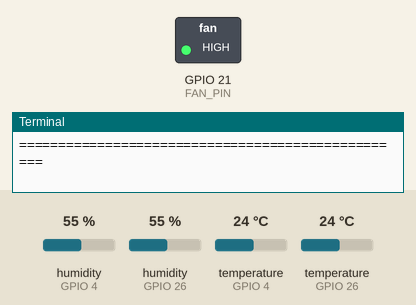
This program was run on a simulated Raspberry Pi (BCM pin numbers). Parts: switched loads named in the program (green lamp = pin HIGH), the last lines printed to the terminal. The inputs (shaded band) are chosen by the test bench; at power-on: humidity (sensors on GPIO 4, GPIO 26) 55 %, temperature (sensors on GPIO 26, GPIO 4) 24 °C. The clock reads 2024-03-15 10:24:30 at power-on unless the program sets it; web requests get an empty 200 reply after 0.4 s.

Above: at 1.2 s.
1.3 s: humidity (sensor on GPIO 4) set to 69 %
12.0 s: humidity (sensor on GPIO 4) set to 72 %
At 20.1 s:
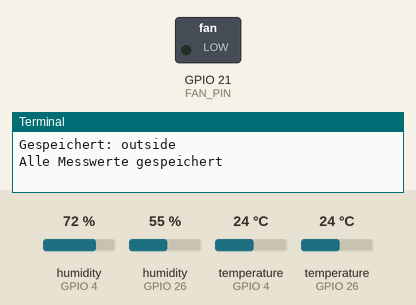
45.5 s: temperature (sensor on GPIO 26) set to 27.1 °C
At 53.1 s:
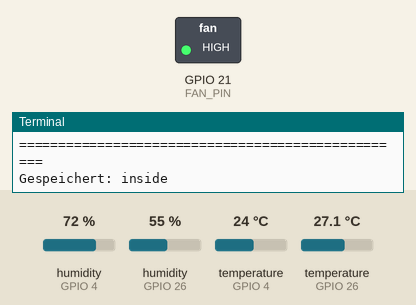
53.8 s: temperature (sensor on GPIO 26) set to 28.6 °C
Timing chart, 0 to 56.8 s (numbered marks = the images above; inputs shaded):
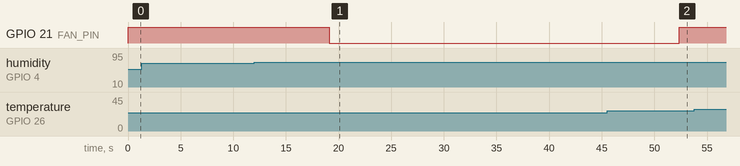

Measured:
- the behaviour switches between 70 and 71 % on humidity (sensor on GPIO 4) (found by bisection; images 0 and 1)
- after the input at 12.0 s, GPIO 21 (FAN_PIN): HIGH → LOW after 7.1 s
- after the input at 45.5 s, GPIO 21 (FAN_PIN): LOW → HIGH after 6.9 s

The program:

taupunktMitLuefter.py
```python
import math

import time

from datetime import datetime, timezone

import requests

import board

import adafruit_dht

import RPi.GPIO as GPIO

# ============================================================

# Backend Verbindung

# ============================================================

API_BASE_URL = "https://taupunkt-dashboard.onrender.com"

API_KEY = "uPjeeFqBfG/9V5ddXLzZ2pCCATf2Bc9JpbPvrO5t7hs="

MEASUREMENTS_API_URL = f"{API_BASE_URL}/api/measurements"

API_HEADERS = {

    "X-API-Key": API_KEY,

    "Content-Type": "application/json",

}

# ============================================================

# GPIO Pins

# ============================================================

INSIDE_PIN = board.D4

OUTSIDE_PIN = board.D26

FAN_PIN = 21

# ============================================================

# Logik

# ============================================================

DEWPOINT_DIFF_ON = 4.0

DEWPOINT_DIFF_OFF = 3.0

MEASUREMENT_INTERVAL_SECONDS = 5

SENSOR_DELAY_SECONDS = 2


def dew_point_c(temp_c: float, hum_percent: float) -> float:

    a = 17.62

    b = 243.12

    gamma = (a * temp_c) / (b + temp_c) + math.log(hum_percent / 100.0)

    return (b * gamma) / (a - gamma)


def plausible(temp_c: float, hum_percent: float) -> bool:

    return (-10.0 <= temp_c <= 60.0) and (1.0 <= hum_percent <= 100.0)


def save_measurement(

    device_id: str,

    measurement_location: str,

    temperature: float,

    humidity: float,

    dew_point: float,

    fan_on: bool,

    measured_at: str

) -> None:

    payload = {

        "deviceId": device_id,

        # Важно для backend/frontend:

        # inside  = Innen

        # outside = Außen

        "measurementLocation": measurement_location,

        # Эти поля backend читает напрямую

        "temperature": temperature,

        "humidity": humidity,

        "measuredAt": measured_at,

        # Дополнительные данные.

        # Backend сохранит их в raw payload, если используется PostgreSQL.

        "dewPointC": dew_point,

        "fanOn": fan_on

    }

    response = requests.post(

        MEASUREMENTS_API_URL,

        headers=API_HEADERS,

        json=payload,

        timeout=10

    )

    if response.status_code not in (200, 201, 204):

        print(f"Backend Fehler ({measurement_location}): {response.status_code}")

        print(response.text)

        return

    print(f"Gespeichert: {measurement_location}")


def main():

    GPIO.setwarnings(False)

    GPIO.setmode(GPIO.BCM)

    GPIO.cleanup()

    GPIO.setup(FAN_PIN, GPIO.OUT)

    # Relais vermutlich active-low:

    # HIGH = AUS

    # LOW = EIN

    GPIO.output(FAN_PIN, GPIO.HIGH)

    dht_inside = adafruit_dht.DHT22(INSIDE_PIN)

    dht_outside = adafruit_dht.DHT22(OUTSIDE_PIN)

    fan_on = False

    print("Taupunkt Messung gestartet")

    print(f"Backend URL: {MEASUREMENTS_API_URL}")

    print("=" * 50)

    while True:

        try:

            # Innen messen

            temperature_inside = dht_inside.temperature

            humidity_inside = dht_inside.humidity

            time.sleep(SENSOR_DELAY_SECONDS)

            # Außen messen

            temperature_outside = dht_outside.temperature

            humidity_outside = dht_outside.humidity

            if None in (

                temperature_inside,

                humidity_inside,

                temperature_outside,

                humidity_outside

            ):

                print("Sensor liefert None, retry...")

                time.sleep(SENSOR_DELAY_SECONDS)

                continue

            if (

                not plausible(temperature_inside, humidity_inside) or

                not plausible(temperature_outside, humidity_outside)

            ):

                print("Unplausible Werte, übersprungen")

                time.sleep(SENSOR_DELAY_SECONDS)

                continue

            dew_point_inside = dew_point_c(temperature_inside, humidity_inside)

            dew_point_outside = dew_point_c(temperature_outside, humidity_outside)

            dew_point_difference = dew_point_inside - dew_point_outside

            if not fan_on and dew_point_difference >= DEWPOINT_DIFF_ON:

                fan_on = True

                GPIO.output(FAN_PIN, GPIO.LOW)   # EIN

            elif fan_on and dew_point_difference <= DEWPOINT_DIFF_OFF:

                fan_on = False

                GPIO.output(FAN_PIN, GPIO.HIGH)  # AUS

            measured_at = datetime.now(timezone.utc).isoformat()

            print(f"Zeit:              {measured_at}")

            print("-" * 50)

            print(f"Innen Temp:        {temperature_inside:5.1f} °C")

            print(f"Innen Feuchte:     {humidity_inside:5.1f} %")

            print(f"Innen Taupunkt:    {dew_point_inside:5.1f} °C")

            print("-" * 50)

            print(f"Außen Temp:        {temperature_outside:5.1f} °C")

            print(f"Außen Feuchte:     {humidity_outside:5.1f} %")

            print(f"Außen Taupunkt:    {dew_point_outside:5.1f} °C")

            print("-" * 50)

            print(f"Differenz:         {dew_point_difference:5.2f} °C")

            print(f"Lüfter:            {'AN' if fan_on else 'AUS'}")

            print("=" * 50)

            save_measurement(

                device_id="raspberry-pi-inside",

                measurement_location="inside",

                temperature=temperature_inside,

                humidity=humidity_inside,

                dew_point=dew_point_inside,

                fan_on=fan_on,

                measured_at=measured_at

            )

            save_measurement(

                device_id="raspberry-pi-outside",

                measurement_location="outside",

                temperature=temperature_outside,

                humidity=humidity_outside,

                dew_point=dew_point_outside,

                fan_on=fan_on,

                measured_at=measured_at

            )

            print("Alle Messwerte gespeichert\n")

        except RuntimeError as error:

            print("Sensorfehler:", error)

        except Exception as error:

            print("Fataler Fehler:", error)

            GPIO.output(FAN_PIN, GPIO.HIGH)

            GPIO.cleanup()

            break

        time.sleep(MEASUREMENT_INTERVAL_SECONDS)


if __name__ == "__main__":

    main()
 
```
